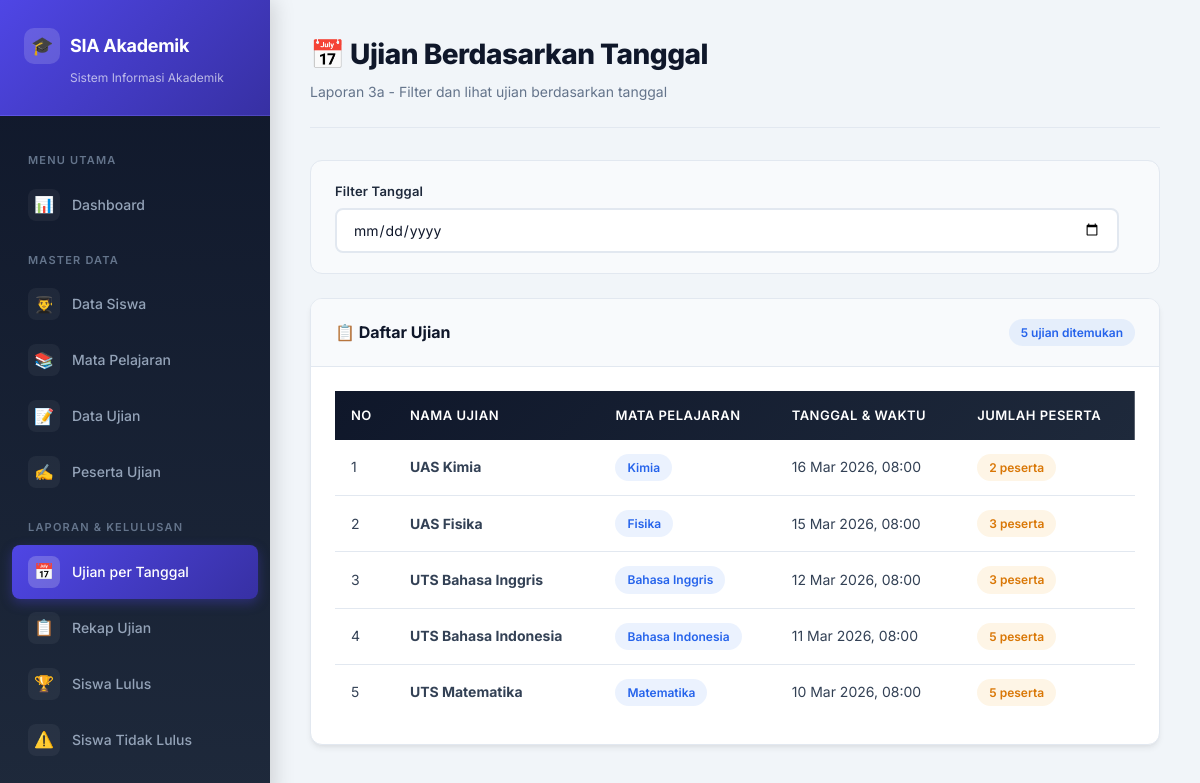
The app's page /laporan/ujian_tanggal.php with its own data.
### tables this page shows
CREATE TABLE IF NOT EXISTS ujian (
    ID_UJIAN INT AUTO_INCREMENT PRIMARY KEY,
    NAMA_UJIAN VARCHAR(50) NOT NULL,
    ID_MATPEL INT NOT NULL,
    TANGGAL DATETIME NOT NULL,
    FOREIGN KEY (ID_MATPEL) REFERENCES mata_pelajaran(ID_MATPEL)
        ON DELETE CASCADE ON UPDATE CASCADE
);

CREATE TABLE IF NOT EXISTS mata_pelajaran (
    ID_MATPEL INT AUTO_INCREMENT PRIMARY KEY,
    Nama_Matpel VARCHAR(50) NOT NULL
);

### laporan/ujian_tanggal.php (the view, shortened to what this page needs)
<?php
require_once '../config/database.php';
require_once '../includes/header.php';
$tanggal_filter = $_GET['tanggal'] ?? '';
$where = '';
$result = $conn->query("
    SELECT u.ID_UJIAN, u.NAMA_UJIAN, m.Nama_Matpel, u.TANGGAL,
           COUNT(p.NIS) as jumlah_peserta
    FROM ujian u
    LEFT JOIN mata_pelajaran m ON u.ID_MATPEL = m.ID_MATPEL
    LEFT JOIN peserta p ON u.ID_UJIAN = p.ID_UJIAN
    $where
    GROUP BY u.ID_UJIAN
    ORDER BY u.TANGGAL DESC
");
?>
<div class="page-header">
    <div>
        <h1>📅 Ujian Berdasarkan Tanggal</h1>
        <p>Laporan 3a - Filter dan lihat ujian berdasarkan tanggal</p>
    </div>
</div>
<div class="filter-bar">
    <div class="form-group">
        <label for="tanggal">Filter Tanggal</label>
        <input type="date" id="tanggal" name="tanggal" class="form-control"
               value="<?= htmlspecialchars($tanggal_filter) ?>"
               onchange="window.location.href='ujian_tanggal.php?tanggal=' + this.value">
    </div>
</div>
<div class="card">
    <div class="card-header">
        <h3>📋 Daftar Ujian</h3>
        <span class="badge badge-info"><?= $result->num_rows ?> ujian ditemukan</span>
    </div>
    <div class="card-body">
        <div class="table-responsive">
            <table>
                <thead>
                    <tr>
                        <th>No</th>
                        <th>Nama Ujian</th>
                        <th>Mata Pelajaran</th>
                        <th>Tanggal & Waktu</th>
                        <th>Jumlah Peserta</th>
                    </tr>
                </thead>
                <tbody>
                    <?php if ($result->num_rows > 0): ?>
                        <?php $no = 1; while ($row = $result->fetch_assoc()): ?>
                            <tr>
                                <td><?= $no++ ?></td>
                                <td><strong><?= htmlspecialchars($row['NAMA_UJIAN']) ?></strong></td>
                                <td><span class="badge badge-info"><?= htmlspecialchars($row['Nama_Matpel']) ?></span></td>
                                <td><?= date('d M Y, H:i', strtotime($row['TANGGAL'])) ?></td>
                                <td><span class="badge badge-warning"><?= $row['jumlah_peserta'] ?> peserta</span></td>
                            </tr>
                        <?php endwhile; ?>
                    <?php endif; ?>
                </tbody>
            </table>
        </div>
    </div>
</div>
<?php require_once '../includes/footer.php'; ?>

### assets/css/style.css (style rules this page uses)
:root { --primary: #4f46e5; --primary-light: #818cf8; --primary-dark: #3730a3; --secondary: #0ea5e9; --secondary-light: #38bdf8; --accent: #f59e0b; --accent-light: #fbbf24; --success: #10b981; --success-light: #34d399; --danger: #ef4444; --danger-light: #f87171; --warning: #f59e0b; --info: #3b82f6; --dark: #0f172a; --dark-2: #1e293b; --dark-3: #334155; --gray: #64748b; --gray-light: #94a3b8; --gray-lighter: #cbd5e1; --light: #f1f5f9; --lighter: #f8fafc; --white: #ffffff; --border: #e2e8f0; --shadow-sm: 0 1px 2px rgba(0,0,0,0.05); --shadow: 0 4px 6px -1px rgba(0,0,0,0.07), 0 2px 4px -2px rgba(0,0,0,0.05); --shadow-md: 0 10px 15px -3px rgba(0,0,0,0.08), 0 4px 6px -4px rgba(0,0,0,0.05); --shadow-lg: 0 20px 25px -5px rgba(0,0,0,0.1), 0 8px 10px -6px rgba(0,0,0,0.05); --radius: 12px; --radius-sm: 8px; --radius-lg: 16px; --transition: all 0.3s cubic-bezier(0.4, 0, 0.2, 1); }
* { margin: 0; padding: 0; box-sizing: border-box; }
body { font-family: 'Inter', -apple-system, BlinkMacSystemFont, sans-serif; background: var(--light); color: var(--dark); line-height: 1.6; min-height: 100vh; }
.page-header { display: flex; justify-content: space-between; align-items: center; margin-bottom: 32px; padding-bottom: 24px; border-bottom: 1px solid var(--border); }
.page-header h1 { font-size: 28px; font-weight: 800; color: var(--dark); letter-spacing: -0.5px; }
.page-header p { color: var(--gray); font-size: 14px; margin-top: 4px; }
.card { background: var(--white); border-radius: var(--radius); box-shadow: var(--shadow); border: 1px solid var(--border); margin-bottom: 24px; overflow: hidden; }
.card-header { padding: 20px 24px; border-bottom: 1px solid var(--border); display: flex; justify-content: space-between; align-items: center; background: var(--lighter); }
.card-header h3 { font-size: 16px; font-weight: 700; color: var(--dark); display: flex; align-items: center; gap: 8px; }
.card-body { padding: 24px; }
.table-responsive { overflow-x: auto; }
table { width: 100%; border-collapse: collapse; font-size: 14px; }
table thead { background: linear-gradient(135deg, var(--dark) 0%, var(--dark-2) 100%); }
table thead th { color: var(--white); padding: 14px 16px; text-align: left; font-weight: 600; font-size: 13px; text-transform: uppercase; letter-spacing: 0.5px; white-space: nowrap; }
table tbody tr { border-bottom: 1px solid var(--border); transition: var(--transition); }
table tbody tr:last-child { border-bottom: none; }
table tbody td { padding: 14px 16px; color: var(--dark-3); }
.form-group { margin-bottom: 20px; }
.form-group label { display: block; margin-bottom: 6px; font-size: 13px; font-weight: 600; color: var(--dark-2); letter-spacing: 0.2px; }
.form-control { width: 100%; padding: 11px 16px; border: 2px solid var(--border); border-radius: var(--radius-sm); font-size: 14px; font-family: 'Inter', sans-serif; color: var(--dark); background: var(--white); transition: var(--transition); }
.badge { display: inline-flex; align-items: center; gap: 4px; padding: 4px 12px; border-radius: 20px; font-size: 12px; font-weight: 600; }
.badge-info { background: rgba(59,130,246,0.1); color: #2563eb; }
.badge-warning { background: rgba(245,158,11,0.1); color: #d97706; }
.filter-bar { display: flex; gap: 16px; align-items: flex-end; margin-bottom: 24px; padding: 20px 24px; background: var(--lighter); border-radius: var(--radius); border: 1px solid var(--border); }
.filter-bar .form-group { margin-bottom: 0; flex: 1; }

### records on screen
ujian: NAMA_UJIAN "UAS Kimia", ID_MATPEL.Nama_Matpel "Kimia", TANGGAL "16 Mar 2026, 08:00", jumlah_peserta "2"
ujian: NAMA_UJIAN "UAS Fisika", ID_MATPEL.Nama_Matpel "Fisika", TANGGAL "15 Mar 2026, 08:00", jumlah_peserta "3"
ujian: NAMA_UJIAN "UTS Bahasa Inggris", ID_MATPEL.Nama_Matpel "Bahasa Inggris", TANGGAL "12 Mar 2026, 08:00", jumlah_peserta "3"
ujian: NAMA_UJIAN "UTS Bahasa Indonesia", ID_MATPEL.Nama_Matpel "Bahasa Indonesia", TANGGAL "11 Mar 2026, 08:00", jumlah_peserta "5"
ujian: NAMA_UJIAN "UTS Matematika", ID_MATPEL.Nama_Matpel "Matematika", TANGGAL "10 Mar 2026, 08:00", jumlah_peserta "5"

### other values on screen
$result->num_rows "5"
